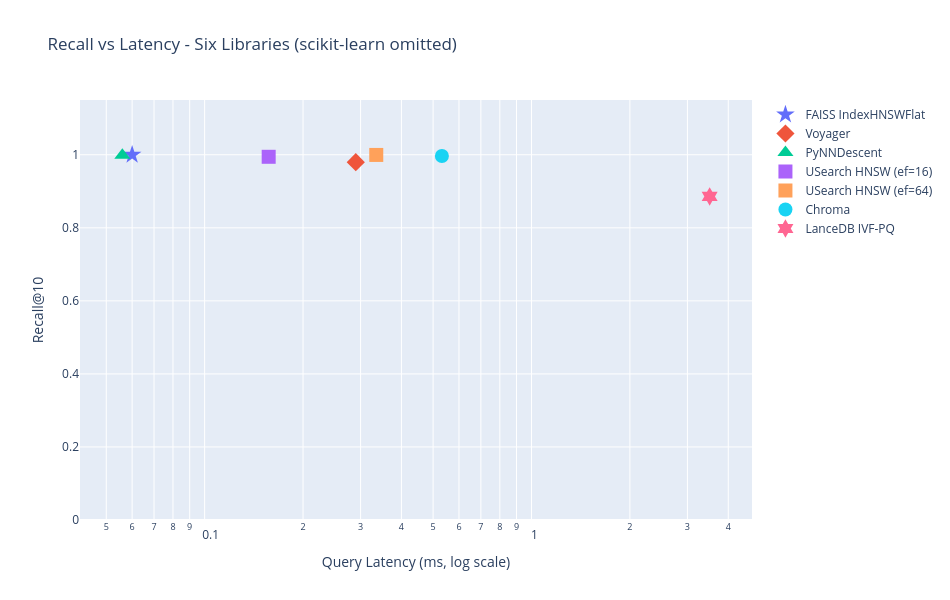

Notebook source saved alongside this figure:
### Code cell
df_all = pd.DataFrame(all_results)

# Exclude sklearn from chart - it ran on a 50,000-record subset, so it is not comparable
df_chart = df_all[df_all["Library"] != "Sklearn exact"].copy()

# USearch appears twice, so add its ef setting to the label
df_chart["Label"] = [
    f"{lib} ({cfg.split(', ')[-1]})" if lib == "USearch HNSW" else lib
    for lib, cfg in zip(df_chart["Library"], df_chart["Config"])
]

symbols = {
    "FAISS IndexHNSWFlat": "star",
    "Voyager":             "diamond",
    "PyNNDescent":         "triangle-up",
    "USearch HNSW":        "square",
    "Chroma":              "circle",
    "LanceDB IVF-PQ":      "hexagram",
}

fig = go.Figure()

for _, row in df_chart.iterrows():
    label_pos = "top left" if row["Library"] == "LanceDB IVF-PQ" else "top center"
    fig.add_trace(go.Scatter(
        x = [row["Latency"]],
        y = [row["Recall"]],
        mode = "markers",
        name = row["Label"],
        text = [row["Label"]],
        textposition = label_pos,
        marker = {"size": 14, "symbol": symbols.get(row["Library"], "circle")},
    ))

fig.update_layout(
    title = "Recall vs Latency - Six Libraries (scikit-learn omitted)",
    xaxis_title = "Query Latency (ms, log scale)",
    yaxis_title = "Recall@10",
    xaxis_type = "log",
    yaxis = {"range": [0, 1.15]},
    width = 950,
    height = 600,
    showlegend = True,
    margin = {"r": 120},
)
fig.show()

### Figure 1 — Plotly figure (JSON) as saved in the notebook; plotly's stock layout.template omitted (floating-point values rounded to 4 significant figures)
{"data": [{"marker": {"size": 14, "symbol": "star"}, "mode": "markers", "name": "FAISS IndexHNSWFlat", "text": ["FAISS IndexHNSWFlat"], "textposition": "top center", "type": "scatter", "x": [0.06], "y": [1]}, {"marker": {"size": 14, "symbol": "diamond"}, "mode": "markers", "name": "Voyager", "text": ["Voyager"], "textposition": "top center", "type": "scatter", "x": [0.29], "y": [0.9797]}, {"marker": {"size": 14, "symbol": "triangle-up"}, "mode": "markers", "name": "PyNNDescent", "text": ["PyNNDescent"], "textposition": "top center", "type": "scatter", "x": [0.056], "y": [0.9988]}, {"marker": {"size": 14, "symbol": "square"}, "mode": "markers", "name": "USearch HNSW (ef=16)", "text": ["USearch HNSW (ef=16)"], "textposition": "top center", "type": "scatter", "x": [0.157], "y": [0.9945]}, {"marker": {"size": 14, "symbol": "square"}, "mode": "markers", "name": "USearch HNSW (ef=64)", "text": ["USearch HNSW (ef=64)"], "textposition": "top center", "type": "scatter", "x": [0.335], "y": [0.9996]}, {"marker": {"size": 14, "symbol": "circle"}, "mode": "markers", "name": "Chroma", "text": ["Chroma"], "textposition": "top center", "type": "scatter", "x": [0.532], "y": [0.9967]}, {"marker": {"size": 14, "symbol": "hexagram"}, "mode": "markers", "name": "LanceDB IVF-PQ", "text": ["LanceDB IVF-PQ"], "textposition": "top left", "type": "scatter", "x": [3.508], "y": [0.886]}], "layout": {"height": 600, "margin": {"r": 120}, "showlegend": true, "title": {"text": "Recall vs Latency - Six Libraries (scikit-learn omitted)"}, "width": 950, "xaxis": {"title": {"text": "Query Latency (ms, log scale)"}, "type": "log"}, "yaxis": {"range": [0, 1.15], "title": {"text": "Recall@10"}}}}
